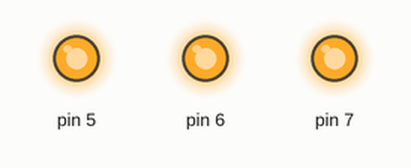
Simulated run of this sketch. Board: Arduino Uno, built with avr-gcc and run on an emulated ATmega328P. On the bench: output pins drawn as LEDs (lit = HIGH).

Above: at 2.5 s.
At 7.5 s:
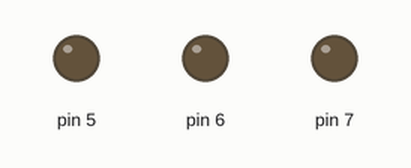
Timing chart, 0 to 13.0 s (numbered marks = the images above):
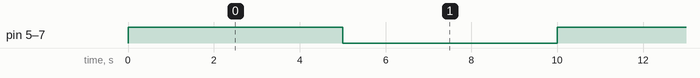

The sketch:

_05-b-led_with_registers.ino
```cpp
// Felipe Moreira Moura
// Nuid 58797811
// Exercise 5.b

void setup (void) {
  PORTD |= (0xFF << 5);
  DDRD |= (0xFF << 5);
}

void loop (void) {

  delay(5000);
  PORTD &=0;

  delay(5000);
  PORTD = (0xFF << 5);

}
```

Measured:
- by itself, pin 5–7: alternates HIGH for 5.0 s and LOW for 5.0 s
